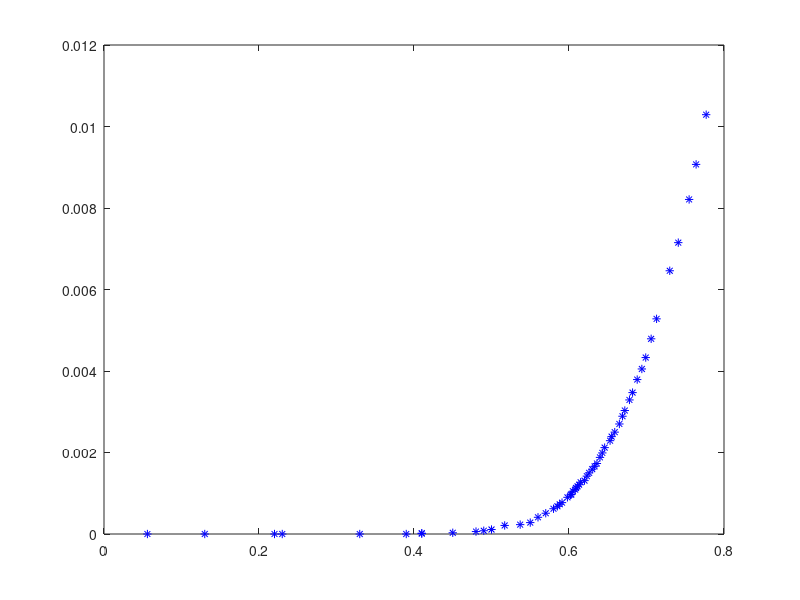
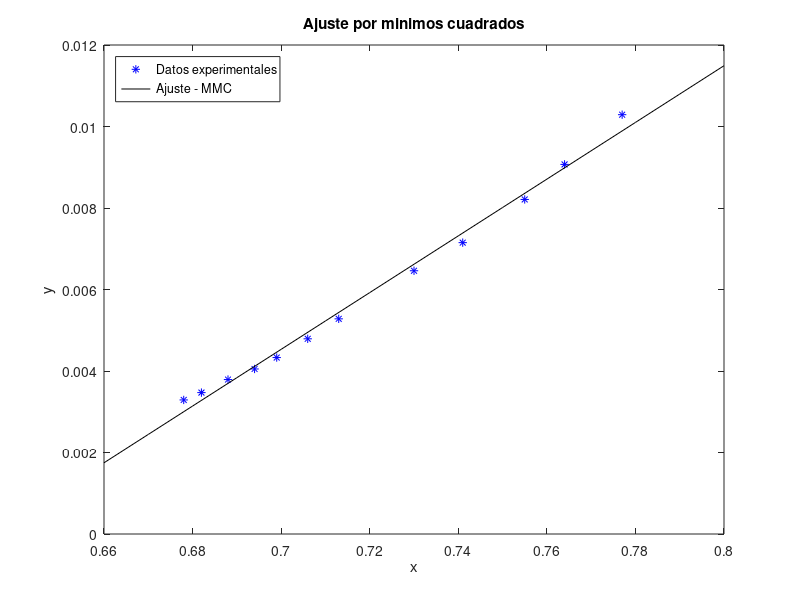
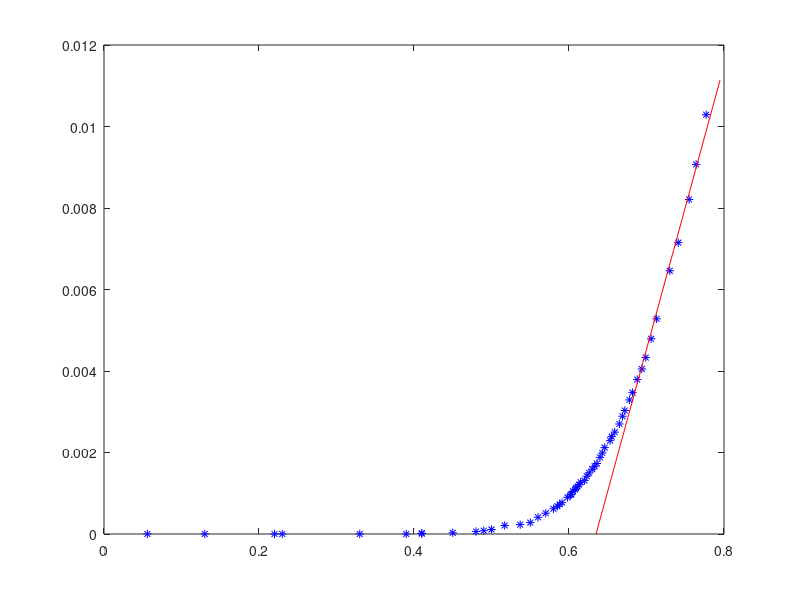

Write the MATLAB code that produced these figures, in order.
clear all; close all
VD = [0.056	0.13	0.22	0.23	0.33	0.39	0.41	0.41	0.45	0.48	0.49	0.5	0.517	0.537	0.55	0.56	0.57	0.58	0.585	0.588	0.591	0.598	0.602	0.603	0.605	0.608	0.609	0.611	0.613	0.615	0.62	0.623	0.626	0.63	0.633	0.636	0.64	0.643	0.646	0.653	0.655	0.659	0.665	0.669	0.672	0.678	0.682	0.688	0.694	0.699	0.706	0.713	0.73	0.741	0.755	0.764	0.777];
I_D= [0	0	0	0	0	0	1e-05	2e-05	3e-05	6e-05	8e-05	0.00011	0.00021	0.00023	0.00028	0.00041	0.00051	0.00062	0.00068	0.00073	0.00077	0.0009	0.00096	0.00097	0.00105	0.00109	0.00113	0.00117	0.00121	0.00127	0.00131	0.00142	0.0015	0.00159	0.00166	0.00173	0.00188	0.00199	0.00212	0.00229	0.00239	0.0025	0.0027	0.00289	0.00303	0.00329	0.00347	0.00379	0.00405	0.00433	0.00479	0.00528	0.00646	0.00715	0.00821	0.00907	0.01029];
i = 1; x(1) = 0; y(1) = 0; 
npend1 = 11; %%%%%%%%%%%%%%%%%%%%% este es el numero de datos para el arreglo - 1
x0 = size(VD,2)-npend1; 
for n = x0:size(VD,2) 
  x(i) = VD(n);
  y(i) = I_D(n);
  i+=1;
end

size(x)
size(y)
N = size(x)(2)
format long

sxy = sum(x.*y);
sxx = sum(x.*x);
syy = sum(y.*y);
sx = sum(x);
sy = sum(y);
a = (((N)*(sxy))-((sx)*(sy)))/(((N)*(sxx))-((sx)*(sx)))
b = (((sxx)*(sy))-((sx)*(sxy)))/(((N)*(sxx))-((sx)*(sx)))
e = (y-((a*x)+b)).^2;
sei = sum(e);
incertidumbrea=sqrt((sei)/(N-2))*sqrt((N)/(((N)*(sxx))-((sx)*(sx))))
incertidumbreb=sqrt((sei)/(N-2))*sqrt((sxx)/(((N)*(sxx))-((sx)*(sx))))
r = (((N)*(sxy))-((sx)*(sy)))/(sqrt(((N)*(sxx))-((sx)*(sx)))*sqrt(((N)*(syy))-((sy)*(sy))))

xx = 0.66:0.01:0.8;
yy = a.*xx+b;

%%%%%%%%%%%%%%%%%%%%%%%%%%%%%%%%%%%%%%%%%%%%%%%
figure (1);clf;
plot (VD,I_D,'b*') 
print -djpeg -r100 grafica_22c.jpg
figure(2); clf;
plot(x,y,'b*',xx,yy,'-k')
legend('Datos experimentales','Ajuste - MMC','Location','northwest') 
xlabel('x');ylabel('y');
title('Ajuste por minimos cuadrados')
%text (0.5, 6, strcat ('\fontsize{14}\leftarrow log(T) = (0.8299\pm0.0014) log(R/R_{0})+(5.6869\pm0.0030)'));
print -djpeg -r100 grafica_ajustepend22c.jpg

%%%%%%%%%%%%%%%%%%%%%%%%%%%%%%%%%%%%%%%%%%%%%%%
corte = (-b)/(a);
xx2 = corte:0.01:0.8;
yy2 = a.*xx2+b;

figure(3); clf;
plot(VD,I_D,'b*',xx2,yy2,'-r')
print -djpeg -r100 grafica_22conajuste.jpg